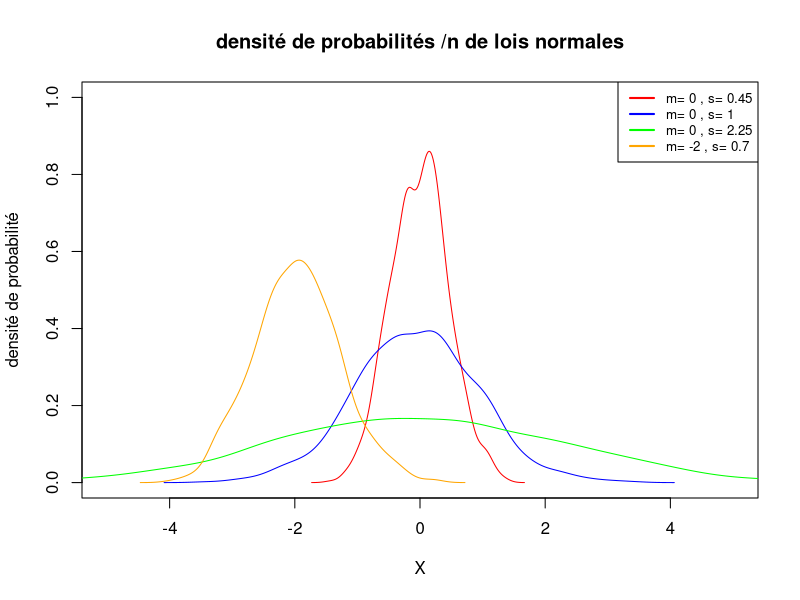
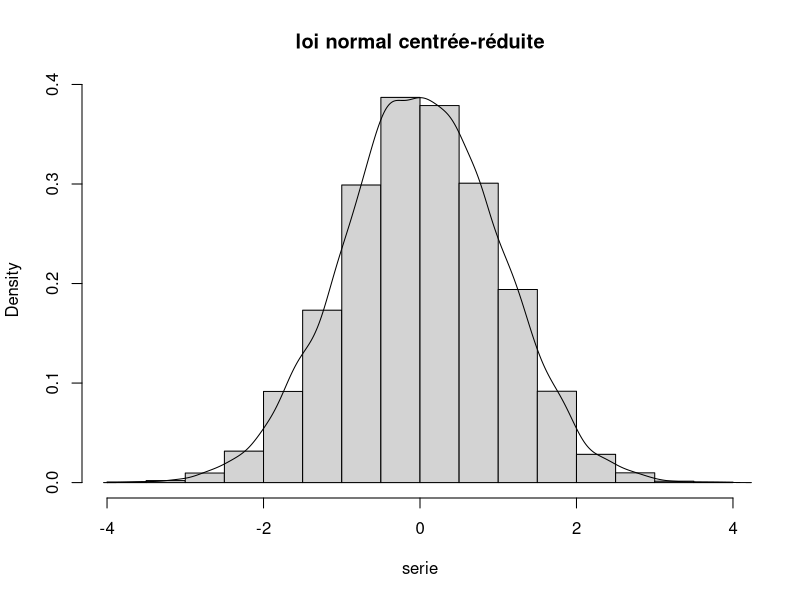

Write R code to recreate these figures, in order.
par(mfrow= c(1,1))
plot(NA, xlim=c(-5,5),ylim=c(0,1),xlab="X",
     ylab= "densité de probabilité",
     main="densité de probabilités /n de lois normales")
#2
moyenne = c(0, 0, 0, -2)
ecarttype= c(0.45,1,2.25,0.7)
colors=c("red", "blue", "green","orange")
legend_labels= c()
for( i in 1:length(moyenne)){
  serie=rnorm( n= 1000,
               mean= moyenne[i], 
               sd= ecarttype[i])
  lines(density(serie), col = colors[i])
  legend_labels= c( legend_labels, paste ("m=", moyenne[i],",","s=",ecarttype[i]))
}

legend("topright",legend=legend_labels,col=colors, lwd=2,cex=0.8)
#3
serie = rnorm(n = 1e4, mean = 0, sd = 1)
#4
hist(serie, main = "loi normal centrée-réduite",
     probability = TRUE )
lines(density(serie))
#5 
median(serie)
#6
quantile(serie)
#7 
quantile(serie,seq(from=0, to=1, by = 0.01))
quantile(serie, 0.95)
#8
qnorm(p=0.95, mean = 0 , sd = 1)
pnorm(q=1.644854,mean=0,sd=1)
#9
qnorm(p=0.975, mean = 0 , sd =1)
#10
pnorm( 1.96, mean=0 , sd=1 )
# ex 2
#1
colonne=sequence(0,3.9,by=0.1)
prob=c()
for (i in 1:length(colonne)){
  proba=qnorm(p= colonne[i], mean=0, sd=1)
  prob=c(prob,proba)
  prob= round(prob,digits= 4 )
}
#2
prob=c()
ligne= sequence(0,0.09, by=0.01)
for (i in 1:length(colonne)){
  for (j in 1:length(ligne))
    num=ligne[i]+colonne[i]
  proba=qnorm(p= num, mean=0, sd=1)
  prob=c(prob,proba)
  prob= round(prob,digits= 4 )
}
